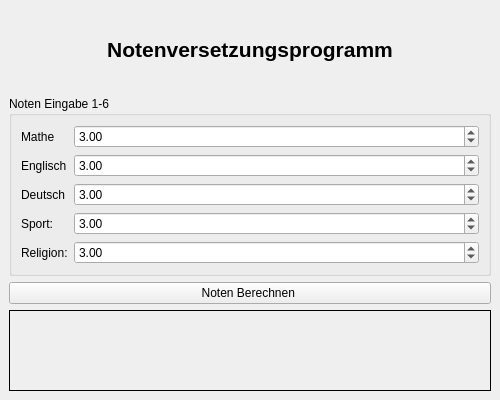
<?xml version="1.0" encoding="UTF-8"?>
<ui version="4.0">
 <class>MainWindow</class>
 <widget class="QMainWindow" name="MainWindow">
  <property name="geometry">
   <rect>
    <x>0</x>
    <y>0</y>
    <width>500</width>
    <height>400</height>
   </rect>
  </property>
  <property name="windowTitle">
   <string>Notenversetzungsprogramm</string>
  </property>
  <widget class="QWidget" name="centralwidget">
  <layout class="QVBoxLayout" name="verticalLayout">
   <item>
    <widget class="QLabel" name="lblTitle">
     <property name="font">
      <font>
       <pointsize>16</pointsize>
       <bold>true</bold>
      </font>
     </property>
     <property name="text">
      <string>Notenversetzungsprogramm</string>
     </property>
     <property name="alignment">
      <set>Qt::AlignmentFlag::AlignCenter</set>
     </property>
    </widget>
   </item>
   <item>
    <widget class="QGroupBox" name="groupBox">
     <property name="title">
      <string>Noten Eingabe 1-6</string>
     </property>
     <layout class="QFormLayout" name="formLayout">
      <item row="0" column="0">
       <widget class="QLabel" name="lblMathe">
        <property name="text">
         <string>Mathe</string>
        </property>
       </widget>
      </item>
      <item row="0" column="1">
       <widget class="QDoubleSpinBox" name="spinMathe">
        <property name="minimum">
         <double>1.000000000000000</double>
        </property>
        <property name="maximum">
         <double>6.000000000000000</double>
        </property>
        <property name="singleStep">
         <double>0.100000000000000</double>
        </property>
        <property name="value">
         <double>3.000000000000000</double>
        </property>
       </widget>
      </item>
      <item row="1" column="0">
       <widget class="QLabel" name="lblEnglisch">
        <property name="text">
         <string>Englisch</string>
        </property>
       </widget>
      </item>
      <item row="1" column="1">
       <widget class="QDoubleSpinBox" name="spinEnglisch">
        <property name="minimum">
         <double>1.000000000000000</double>
        </property>
        <property name="maximum">
         <double>6.000000000000000</double>
        </property>
        <property name="singleStep">
         <double>0.100000000000000</double>
        </property>
        <property name="value">
         <double>3.000000000000000</double>
        </property>
       </widget>
      </item>
      <item row="2" column="0">
       <widget class="QLabel" name="lblDeutsch">
        <property name="text">
         <string>Deutsch</string>
        </property>
       </widget>
      </item>
      <item row="2" column="1">
       <widget class="QDoubleSpinBox" name="spinDeutsch">
        <property name="minimum">
         <double>1.000000000000000</double>
        </property>
        <property name="maximum">
         <double>6.000000000000000</double>
        </property>
        <property name="singleStep">
         <double>0.100000000000000</double>
        </property>
        <property name="value">
         <double>3.000000000000000</double>
        </property>
       </widget>
      </item>
      <item row="3" column="0">
       <widget class="QLabel" name="lblSport">
        <property name="text">
         <string>Sport:</string>
        </property>
       </widget>
      </item>
      <item row="3" column="1">
       <widget class="QDoubleSpinBox" name="spinSport">
        <property name="minimum">
         <double>1.000000000000000</double>
        </property>
        <property name="maximum">
         <double>6.000000000000000</double>
        </property>
        <property name="singleStep">
         <double>0.100000000000000</double>
        </property>
        <property name="value">
         <double>3.000000000000000</double>
        </property>
       </widget>
      </item>
      <item row="4" column="0">
       <widget class="QLabel" name="lblReligion">
        <property name="text">
         <string>Religion:</string>
        </property>
       </widget>
      </item>
      <item row="4" column="1">
       <widget class="QDoubleSpinBox" name="spinReligion">
        <property name="minimum">
         <double>1.000000000000000</double>
        </property>
        <property name="maximum">
         <double>6.000000000000000</double>
        </property>
        <property name="singleStep">
         <double>0.100000000000000</double>
        </property>
        <property name="value">
         <double>3.000000000000000</double>
        </property>
       </widget>
      </item>
     </layout>
    </widget>
   </item>
   <item>
    <widget class="QPushButton" name="btnBerechnen">
     <property name="text">
      <string>Noten Berechnen </string>
     </property>
    </widget>
   </item>
   <item>
    <widget class="QLabel" name="lblErgebnis">
     <property name="frameShape">
      <enum>QFrame::Shape::Box</enum>
     </property>
     <property name="text">
      <string/>
     </property>
     <property name="alignment">
      <set>Qt::AlignmentFlag::AlignCenter</set>
     </property>
    </widget>
   </item>
  </layout>
  </widget>
 </widget>
 <resources/>
 <connections/>
</ui>
